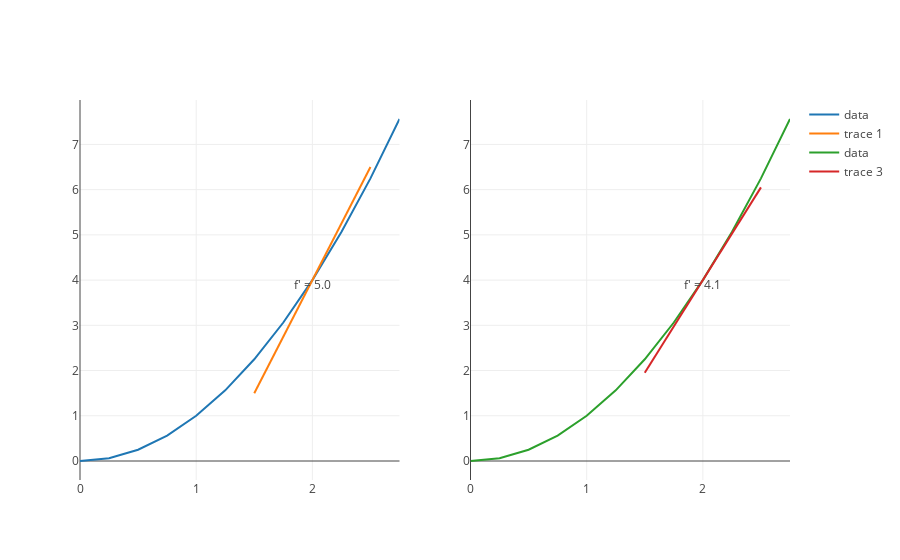

Source (notebook cell):
### Markdown cell above
Below are the plots of our lines using our derivative formula for when  $\Delta x = 1$  and when $\Delta x = .1$

### Code cell
from graph import plot_figure, make_subplots
from calculus import derivative_trace 

range_twelve = list(range(0, 12))
three = list(map(lambda x: x/4.0, range_twelve))

trace_x_squared_to_three = function_values_trace(x_squared, three)
tangent_x_squared = derivative_trace(x_squared, 2, 1, 1)
tangent_x_squared_delta_tenth = derivative_trace(x_squared, 2, 1, .1)
subplots = make_subplots([trace_x_squared_to_three, tangent_x_squared], [trace_x_squared_to_three, tangent_x_squared_delta_tenth])
subplots

### Figure 1 — Plotly figure (JSON) as saved in the notebook; plotly's stock layout.template omitted (floating-point values rounded to 4 significant figures)
{"data": [{"mode": "lines", "name": "data", "text": [], "type": "scatter", "uid": "fb6f1ad8-5c7d-11e9-b5ce-ebdeab4a2c79", "x": [0, 0.25, 0.5, 0.75, 1, 1.25, 1.5, 1.75, 2, 2.25, 2.5, 2.75], "xaxis": "x", "y": [0, 0.0625, 0.25, 0.5625, 1, 1.562, 2.25, 3.062, 4, 5.062, 6.25, 7.562], "yaxis": "y"}, {"mode": "text+lines", "text": ["", "f' = 5.0", ""], "textposition": "bottom center", "type": "scatter", "uid": "fb6f9bc0-5c7d-11e9-b5ce-ebdeab4a2c79", "x": [1.5, 2, 2.5], "xaxis": "x", "y": [1.5, 4, 6.5], "yaxis": "y"}, {"mode": "lines", "name": "data", "text": [], "type": "scatter", "uid": "fb7017c6-5c7d-11e9-b5ce-ebdeab4a2c79", "x": [0, 0.25, 0.5, 0.75, 1, 1.25, 1.5, 1.75, 2, 2.25, 2.5, 2.75], "xaxis": "x2", "y": [0, 0.0625, 0.25, 0.5625, 1, 1.562, 2.25, 3.062, 4, 5.062, 6.25, 7.562], "yaxis": "y2"}, {"mode": "text+lines", "text": ["", "f' = 4.1", ""], "textposition": "bottom center", "type": "scatter", "uid": "fb709016-5c7d-11e9-b5ce-ebdeab4a2c79", "x": [1.5, 2, 2.5], "xaxis": "x2", "y": [1.95, 4, 6.05], "yaxis": "y2"}], "layout": {"xaxis": {"anchor": "y", "domain": [0, 0.45]}, "xaxis2": {"anchor": "y2", "domain": [0.55, 1]}, "yaxis": {"anchor": "x", "domain": [0, 1]}, "yaxis2": {"anchor": "x2", "domain": [0, 1]}}}
